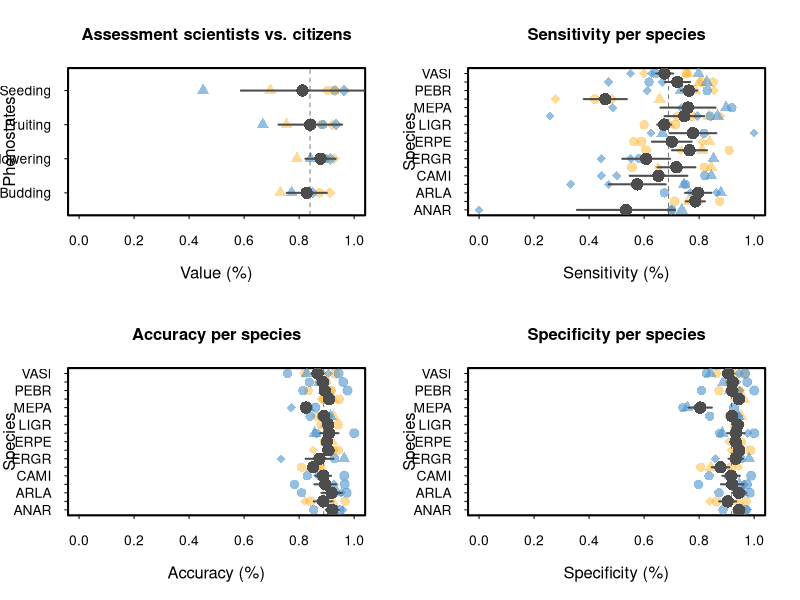

The R script that drew this image:
############################DATA PAPER MEADOWATCH###################
###DATA COMPILED BY AJI JOHN
###FIGURES AND THIS ANALYSIS: RUBÉN D. MANZANEDO. APRIL-JULY 2021#########

###################PART 5######################

##Continuation of Figure 4: Data validation comparison of scientist vs. citizen scientists

#load accuracies data per phenostate and species
phenostates = read.csv('Accuracy per phenostate-trail.csv')
head(phenostates)

#graphical parameters
par(bty="o")
par(lwd=2)
par(tcl=-0.2)
par(las=1)
par(cex.lab=1.2)
par(mfcol=c(2,2))
color.orange = rgb(255/255,165/255,0/255,0.4)
color.blue = rgb(79/255,148/255,205/255,0.6)

#Figure 4a: metrics per phenostate 
#set the x-axes values for plotting and a small offset for the different hikes
phenostates$Y = 1:4
phenostates$Y2 = phenostates$Y+0.2
#plot each phenostate
plot(Y~accuracy.rl, phenostates,
     pch=21,
     bg=color.orange,
     lwd=0.5,
     cex=1.5,
     xlim=c(0,1),
     ylim=c(0.5,4.5),
     main='Assessment scientists vs. citizens',
     axes=F,
     ylab='Phenostates',
     xlab='Value (%)',
     col=rgb(0,0,0,0))
axis(2, labels=c('Budding','Flowering','Fruiting','Seeding'),
     at=c(1:4))
axis(1)
box()
points(Y~accuracy.gb, phenostates,
       pch=21,
       bg=color.blue,
       cex=1.5,
       lwd=0,
       col=rgb(0,0,0,0))
points(Y~sensitivity.rl, phenostates,
     pch=24,
     bg=color.orange,
     lwd=0.5,
     cex=1.5,
     ylim=c(0,1),
     col=rgb(0,0,0,0))
points(Y~sensitivity.gb, phenostates,
       pch=24,
       bg=color.blue,
       cex=1.5,
       lwd=0.5,
       col=rgb(0,0,0,0))
points(Y~specificity.rl, phenostates,
       pch=23,
       bg=color.orange,
       lwd=0.5,
       cex=1.5,
       col=rgb(0,0,0,0))
points(Y~specificity.gb, phenostates,
       pch=23,
       bg=color.blue,
       cex=1.5,
       lwd=0,
       col=rgb(0,0,0,0))

##means +- standard errors
head(phenostates)
phenostates$mean = apply(phenostates[,2:7],1, FUN='mean')
phenostates$sd = apply(phenostates[,2:7],1, FUN='sd')
phenostates$se = (phenostates$sd) / (sqrt(phenostates$mean))

#add reference line of mean
abline(v=mean(phenostates$mean),
       lty=2,
       lwd=0.51)

#plot them
points(Y~mean, phenostates,
       pch=16,
       col='grey30',
       cex=2,
       lwd=0)
for (i in 1:4){
  lines(x=c((phenostates$mean[i]-phenostates$se[i]),(phenostates$mean[i]+phenostates$se[i])), 
            y=c(i,i),
        col='grey30')
}


###Figure 4b: metrics per species
#load species data
species = read.csv('Accuracy per species.csv')
means = read.csv('Mean_metrics_per_species.csv')
head(species)
position.sp = as.numeric(as.factor(species$species))
pch.vector = length(species$phenostate)/4



##before anything, calculate means +- standard errors per species
head(species)
means.errs = data.frame('species' = rep(NA, length(levels(as.factor(species$species)))),
                        'mean.acc' = rep(NA, length(levels(as.factor(species$species)))),
                        'se.acc' = rep(NA, length(levels(as.factor(species$species)))),
                        'mean.sen' = rep(NA, length(levels(as.factor(species$species)))),
                        'se.sen' = rep(NA, length(levels(as.factor(species$species)))),
                        'mean.spe' = rep(NA, length(levels(as.factor(species$species)))),
                        'se.spe' = rep(NA, length(levels(as.factor(species$species)))))
##subset per species and then calculate basic metrics, save on the dataframe means.errs
for (i in 1:length(levels(as.factor(species$species)))){
  naming = levels(as.factor(species$species))[i]
  spec = subset(species,species==as.character(naming))
  accuracy = mean(c(spec$accuracy.gb,spec$accuracy.rl), na.rm=T)
  sensitiv = mean(c(spec$sensitivity.gb,spec$sensitivity.rl), na.rm=T)
  specific = mean(c(spec$specificity.gb,spec$specificity.rl), na.rm=T)
  
  accuracy.sd = sd(c(spec$accuracy.gb,spec$accuracy.rl), na.rm=T)
  sensitiv.sd = sd(c(spec$sensitivity.gb,spec$sensitivity.rl), na.rm=T)
  specific.sd = sd(c(spec$specificity.gb,spec$specificity.rl), na.rm=T)
  
  accuracy.n = length(na.omit(c(spec$accuracy.gb,spec$accuracy.rl)))
  sensitiv.n = length(na.omit(c(spec$sensitivity.gb,spec$sensitivity.rl)))
  specific.n = length(na.omit(c(spec$specificity.gb,spec$specificity.rl)))
  
  accuracy.se = accuracy.sd / sqrt(accuracy.n)
  sensitiv.se = sensitiv.sd / sqrt(sensitiv.n)
  specific.se = specific.sd / sqrt(specific.n)
  
  means.errs[i,1] = paste (levels(as.factor(species$species))[i])
  means.errs[i,2] = accuracy
  means.errs[i,3] = accuracy.se
  means.errs[i,4] = sensitiv
  means.errs[i,5] = sensitiv.se
  means.errs[i,6] = specific
  means.errs[i,7] = specific.se
  print(means.errs)
}

means.errs  


#plot ACCURACIES
plot(position.sp~accuracy.rl, species,
     pch=rep(c(16,17,18,19), pch.vector),
     col=color.orange,
     lwd=0.5,
     cex=1.5,
     xlim=c(0,1),
     main='Accuracy per species',
     axes=F,
     ylab='Species',
     xlab='Accuracy (%)')
axis(2, labels=unique(species$species),
     at=unique(as.numeric(position.sp)),
     las=2)
axis(1)
box()
points(position.sp~accuracy.gb, species,
       pch=rep(c(16,17,18,19), pch.vector),
       col=color.blue,
       cex=1.5,
       lwd=0.5)

#add reference line of mean
abline(v=mean(means.errs$mean.acc),
       lty=2,
       lwd=0.5)

#plot them
points(1:17~means.errs$mean.acc,
       pch=16,
       col='grey30',
       cex=2,
       lwd=0)
for (i in 1:17){
  lines(x=c((means.errs$mean.acc[i]-means.errs$se.acc[i]), (means.errs$mean.acc[i]+means.errs$se.acc[i])), 
        y=c(i,i),
        col='grey30')
}




#plot SENSITIVITY
plot(position.sp~sensitivity.rl, species,
     pch=rep(c(16,17,18,19), pch.vector),
     col=color.orange,
     lwd=0.5,
     cex=1.5,
     xlim=c(0,1),
     main='Sensitivity per species',
     axes=F,
     ylab='Species',
     xlab='Sensitivity (%)')
axis(2, labels=unique(species$species),
     at=unique(as.numeric(position.sp)),
     las=2)
axis(1)
box()
points(position.sp~sensitivity.gb, species,
       pch=rep(c(16,17,18,18), pch.vector),
       col=color.blue,
       cex=1.5,
       lwd=0.5)

#add reference line of mean
abline(v=mean(means.errs$mean.sen),
       lty=2,
       lwd=0.51)

#plot them
points(1:17~means.errs$mean.sen,
       pch=16,
       col='grey30',
       cex=2,
       lwd=0)
for (i in 1:17){
  lines(x=c((means.errs$mean.sen[i]-means.errs$se.sen[i]), (means.errs$mean.sen[i]+means.errs$se.sen[i])), 
        y=c(i,i),
        col='grey30')
}


#plot SPECIFICITY
plot(position.sp~specificity.rl, species,
     pch=rep(c(16,17,18,19), pch.vector),
     col=color.orange,
     lwd=0.5,
     cex=1.5,
     xlim=c(0,1),
     main='Specificity per species',
     axes=F,
     ylab='Species',
     xlab='Specificity (%)')
axis(2, labels=unique(species$species),
     at=unique(as.numeric(position.sp)),
     las=2)
axis(1)
box()
points(position.sp~specificity.gb, species,
       pch=rep(c(16,17,18,19), pch.vector),
       col=color.blue,
       cex=1.5,
       lwd=0.5)

#add reference line of mean
abline(v=mean(means.errs$mean.spe),
       lty=2,
       lwd=0.51)

#plot them
points(1:17~means.errs$mean.spe,
       pch=16,
       col='grey30',
       cex=2,
       lwd=0)
for (i in 1:17){
  lines(x=c((means.errs$mean.spe[i]-means.errs$se.spe[i]), (means.errs$mean.spe[i]+means.errs$se.spe[i])), 
        y=c(i,i),
        col='grey30')
}


##END OF CODE

